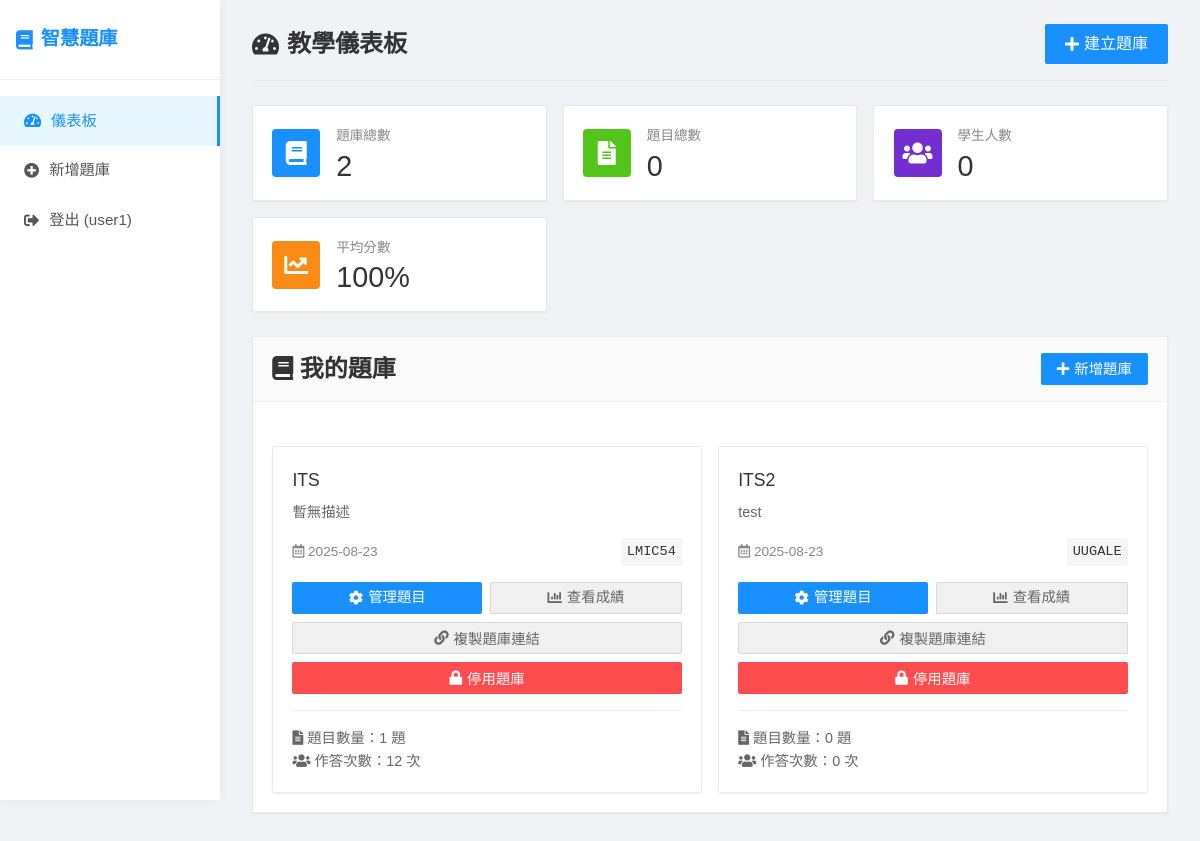
/teacher-dashboard (signed in), run on the app's committed database.
### app.py (models this page shows)
class User(UserMixin, db.Model):
    id = db.Column(db.Integer, primary_key=True)
    username = db.Column(db.String(80), unique=True, nullable=False)
    email = db.Column(db.String(120), unique=True, nullable=False)
    password_hash = db.Column(db.String(120), nullable=False)
    is_teacher = db.Column(db.Boolean, default=True)
    created_at = db.Column(db.DateTime, default=datetime.utcnow)
    quiz_banks = db.relationship('QuizBank', backref='owner', lazy=True)

class QuizBank(db.Model):
    id = db.Column(db.Integer, primary_key=True)
    title = db.Column(db.String(200), nullable=False)
    description = db.Column(db.Text)
    access_code = db.Column(db.String(10), unique=True, nullable=False)
    is_active = db.Column(db.Boolean, default=True)
    created_at = db.Column(db.DateTime, default=datetime.utcnow)
    teacher_id = db.Column(db.Integer, db.ForeignKey('user.id'), nullable=False)
    questions = db.relationship('Question', backref='quiz_bank', lazy=True, cascade='all, delete-orphan')
    submissions = db.relationship('Submission', backref='quiz_bank', lazy=True)

### app.py (the view)
@app.route('/teacher-dashboard')
@login_required
def teacher_dashboard():
    quiz_banks = QuizBank.query.filter_by(teacher_id=current_user.id).all()
    return render_template('teacher_dashboard.html', quiz_banks=quiz_banks)

### app.py (called while the page is built)
@login_manager.user_loader
def load_user(user_id):
    return User.query.get(int(user_id))

### templates/teacher_dashboard.html (shortened to what this page needs)
{% extends "base.html" %}
{% block content %}
<div class="page-header">
    <h1><i class="fas fa-tachometer-alt"></i> 教學儀表板</h1>
    <a href="{{ url_for('create_quiz_bank') }}" class="btn btn-lg">
        <i class="fas fa-plus"></i> 建立題庫
    </a>
</div>
<div class="stats-cards">
    <div class="stat-card">
        <div class="stat-icon blue">
            <i class="fas fa-book"></i>
        </div>
        <div class="stat-content">
            <div class="stat-title">題庫總數</div>
            <div class="stat-value">{{ quiz_banks|length }}</div>
        </div>
    </div>
    <div class="stat-card">
        <div class="stat-icon green">
            <i class="fas fa-file-alt"></i>
        </div>
        <div class="stat-content">
            <div class="stat-title">題目總數</div>
            <div class="stat-value">{% set total_questions = 0 %}{% for bank in quiz_banks %}{% set total_questions = total_questions + bank.questions|length %}{% endfor %}{{ total_questions }}</div>
        </div>
    </div>
    <div class="stat-card">
        <div class="stat-icon purple">
            <i class="fas fa-users"></i>
        </div>
        <div class="stat-content">
            <div class="stat-title">學生人數</div>
            <div class="stat-value">{% set total_submissions = 0 %}{% for bank in quiz_banks %}{% set total_submissions = total_submissions + bank.submissions|length %}{% endfor %}{{ total_submissions }}</div>
        </div>
    </div>
    <div class="stat-card">
        <div class="stat-icon orange">
            <i class="fas fa-chart-line"></i>
        </div>
        <div class="stat-content">
            <div class="stat-title">平均分數</div>
            <div class="stat-value">100%</div>
        </div>
    </div>
</div>
<div class="card">
    <div class="card-header">
        <h2><i class="fas fa-book"></i> 我的題庫</h2>
        <a href="{{ url_for('create_quiz_bank') }}" class="btn">
            <i class="fas fa-plus"></i> 新增題庫
        </a>
    </div>
    <div class="card-body">
        {% if quiz_banks %}
            <div class="quiz-banks-grid">
                {% for quiz_bank in quiz_banks %}
                <div class="quiz-bank-card">
                    <div class="quiz-bank-title">{{ quiz_bank.title }}</div>
                    <div class="quiz-bank-description">
                        {{ quiz_bank.description if quiz_bank.description else '暫無描述' }}
                    </div>
                    <div class="quiz-bank-info">
                        <span><i class="far fa-calendar-alt"></i> {{ quiz_bank.created_at.strftime('%Y-%m-%d') }}</span>
                        <span class="access-code">{{ quiz_bank.access_code }}</span>
                    </div>
                    <div style="display: flex; gap: 0.5rem; margin-top: 1rem;">
                        <a href="{{ url_for('manage_quiz_bank', quiz_bank_id=quiz_bank.id) }}" class="btn" style="flex: 1; text-align: center;">
                            <i class="fas fa-cog"></i> 管理題目
                        </a>
                        <a href="{{ url_for('view_submissions_page', quiz_bank_id=quiz_bank.id) }}" class="btn btn-secondary" style="flex: 1; text-align: center;">
                            <i class="fas fa-chart-bar"></i> 查看成績
                        </a>
                    </div>
                    <div style="margin-top: 0.5rem;">
                        <button onclick="copyQuizLink('{{ quiz_bank.access_code }}')" class="btn btn-secondary" style="width: 100%;">
                            <i class="fas fa-link"></i> 複製題庫連結
                        </button>
                    </div>
                    <div style="margin-top: 0.5rem;">
                        <button onclick="toggleQuizBank({{ quiz_bank.id }}, {{ quiz_bank.is_active|lower }})"
                                class="btn {{ 'btn-danger' if quiz_bank.is_active else 'btn-success' }}"
                                style="width: 100%;">
                            <i class="fas fa-{{ 'lock' if quiz_bank.is_active else 'lock-open' }}"></i>
                            {{ '停用題庫' if quiz_bank.is_active else '啟用題庫' }}
                        </button>
                    </div>
                    <div style="margin-top: 1rem; padding-top: 1rem; border-top: 1px solid #eee; font-size: 0.9rem; color: #666;">
                        <div><i class="fas fa-file-alt"></i> 題目數量：{{ quiz_bank.questions|length }} 題</div>
                        <div><i class="fas fa-users"></i> 作答次數：{{ quiz_bank.submissions|length }} 次</div>
                    </div>
                </div>
                {% endfor %}
            </div>
        {% endif %}
    </div>
</div>
{% endblock %}

### templates/base.html (shortened to what this page needs)
<!DOCTYPE html>
<html lang="zh-TW">
<head>
    <link rel="stylesheet" href="{{ url_for('static', filename='css/style.css') }}">
    <link rel="stylesheet" href="https://cdnjs.cloudflare.com/ajax/libs/font-awesome/5.15.4/css/all.min.css">
</head>
<body>
    <div class="container">
        <nav class="navbar">
            <h1><i class="fas fa-book"></i> 智慧題庫</h1>
            <div class="nav-links">
                {% if current_user.is_authenticated %}
                    <a href="{{ url_for('teacher_dashboard') }}" class="{{ 'active' if request.endpoint == 'teacher_dashboard' else '' }}">
                        <i class="fas fa-tachometer-alt"></i> 儀表板
                    </a>
                    <a href="{{ url_for('create_quiz_bank') }}" class="{{ 'active' if request.endpoint == 'create_quiz_bank' else '' }}">
                        <i class="fas fa-plus-circle"></i> 新增題庫
                    </a>
                    <a href="{{ url_for('logout') }}">
                        <i class="fas fa-sign-out-alt"></i> 登出 ({{ current_user.username }})
                    </a>
                {% endif %}
            </div>
        </nav>
        <div class="content">
            {% block content %}{% endblock %}
        </div>
    </div>
</body>
</html>

### static/css/style.css (style rules this page uses)
* { margin: 0; padding: 0; box-sizing: border-box; }
body { font-family: 'Microsoft JhengHei', Arial, sans-serif; line-height: 1.6; background: #f0f2f5; min-height: 100vh; }
.container { display: flex; min-height: 100vh; }
.navbar { width: 220px; background: #fff; color: #333; box-shadow: 0 0 10px rgba(0,0,0,0.05); display: flex; flex-direction: column; padding: 0; position: fixed; height: 100vh; z-index: 100; }
.navbar h1 { font-size: 1.2rem; font-weight: bold; padding: 1.5rem 1rem; color: #1890ff; border-bottom: 1px solid #f0f0f0; margin: 0; display: flex; align-items: center; gap: 8px; }
.navbar .nav-links { display: flex; flex-direction: column; padding: 1rem 0; }
.navbar a { color: #555; text-decoration: none; padding: 0.8rem 1.5rem; transition: all 0.3s; display: flex; align-items: center; gap: 10px; font-size: 0.95rem; }
.navbar a.active { background-color: #e6f7ff; color: #1890ff; border-right: 3px solid #1890ff; }
.content { flex: 1; padding: 1.5rem 2rem; margin-left: 220px; background: #f0f2f5; }
.page-header { display: flex; justify-content: space-between; align-items: center; margin-bottom: 1.5rem; padding-bottom: 1rem; border-bottom: 1px solid #eaeaea; }
.page-header h1 { font-size: 1.5rem; color: #333; margin: 0; display: flex; align-items: center; gap: 8px; }
.btn { display: inline-flex; align-items: center; justify-content: center; padding: 0.5rem 1rem; background: #1890ff; color: white; text-decoration: none; border: none; border-radius: 2px; cursor: pointer; font-size: 0.9rem; font-weight: 500; transition: all 0.2s; height: 32px; gap: 5px; }
.btn-secondary { background: #f0f0f0; color: #666; border: 1px solid #d9d9d9; }
.btn-danger { background: #ff4d4f; }
.btn-lg { height: 40px; padding: 0.5rem 1.25rem; font-size: 1rem; }
.card { background: white; border-radius: 2px; box-shadow: 0 1px 2px rgba(0,0,0,0.05); margin-bottom: 1rem; overflow: hidden; transition: all 0.3s; border: 1px solid #eaeaea; }
.card-header { background: #fafafa; color: #333; padding: 0.8rem 1.2rem; font-weight: 500; border-bottom: 1px solid #f0f0f0; display: flex; justify-content: space-between; align-items: center; }
.card-body { padding: 1.2rem; }
.stats-cards { display: grid; grid-template-columns: repeat(auto-fit, minmax(220px, 1fr)); gap: 1rem; margin-bottom: 1.5rem; }
.stat-card { background: white; border-radius: 2px; padding: 1.2rem; display: flex; align-items: center; box-shadow: 0 1px 2px rgba(0,0,0,0.05); border: 1px solid #eaeaea; }
.stat-icon { width: 48px; height: 48px; border-radius: 4px; display: flex; align-items: center; justify-content: center; margin-right: 1rem; font-size: 1.5rem; color: white; }
.stat-icon.blue { background: #1890ff; }
.stat-icon.green { background: #52c41a; }
.stat-icon.purple { background: #722ed1; }
.stat-icon.orange { background: #fa8c16; }
.stat-content { flex: 1; }
.stat-title { font-size: 0.85rem; color: #888; margin-bottom: 0.3rem; }
.stat-value { font-size: 1.8rem; font-weight: 500; color: #333; line-height: 1; }
.quiz-banks-grid { display: grid; grid-template-columns: repeat(auto-fill, minmax(300px, 1fr)); gap: 1rem; margin-top: 1.5rem; }
.quiz-bank-card { background: white; border-radius: 2px; box-shadow: 0 1px 2px rgba(0,0,0,0.05); border: 1px solid #eaeaea; padding: 1.2rem; transition: all 0.3s; }
.quiz-bank-title { font-size: 1.1rem; font-weight: 500; color: #333; margin-bottom: 0.5rem; }
.quiz-bank-description { color: #666; margin-bottom: 1rem; line-height: 1.4; font-size: 0.9rem; }
.quiz-bank-info { display: flex; justify-content: space-between; align-items: center; margin-bottom: 1rem; font-size: 0.85rem; color: #888; }
.access-code { background: #f5f5f5; padding: 3px 6px; border-radius: 2px; font-family: 'Courier New', monospace; font-weight: 500; color: #333; font-size: 0.85rem; }

### data on the page
User: username "user1"
QuizBank: title "ITS", description "暫無描述", created_at "2025-08-23", access_code "LMIC54", is_active "停用題庫", questions|length "1", submissions|length "12"
QuizBank: title "ITS2", description "test", created_at "2025-08-23", access_code "UUGALE", is_active "停用題庫", questions|length "0", submissions|length "0"

### other printed values
{{ quiz_banks|length }} "2"
{{ total_questions }} "0"
{{ total_submissions }} "0"
